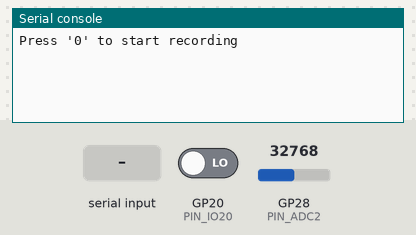
Bench run of a program on a simulated Raspberry Pi Pico running MicroPython. Parts: the last lines printed to the serial console. The inputs (shaded band) are chosen by the test bench; at power-on: GP20 (PIN_IO20) LOW, GP28 (PIN_ADC2) = 32768 (analog values on the 0–65535 scale). Files the program writes start out absent.

Above: at 1.2 s.
1.3 s: "5" typed at the serial console, then Enter
At 2.5 s:
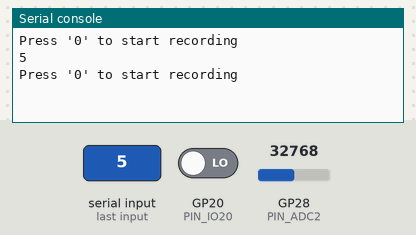
2.8 s: "0" typed at the serial console, then Enter
At 3.6 s:
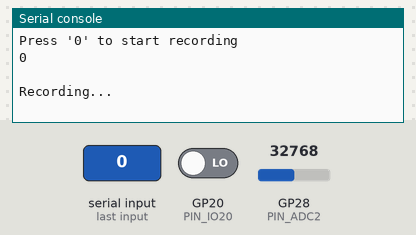

The program:

datacollect.py
```python
# (licence header left out)
from machine import ADC
from machine import Pin
import time
import os

# Declare Constants
PIN_ADC0 = ADC(26)
PIN_ADC2 = ADC(28)
PIN_IO20 = Pin(20)
scale = 3.3/65536

# This code is based on the work by M. Thothadri https://www.instructables.com/Data-Logging-With-Raspberry-Pi-Pico/
# Two files are written:
# (1) participants.csv  | holds participant demographics per row
# (2) forceData.csv     | holds force time-series data per participant per row
cwd = os.getcwd()
fname_par = "participants.csv"
fname_data = "forceData.csv"

# Check if data file exists; if not, create file
if fname_data in os.listdir():
    file_data=open(fname_data,"a")
    file_data.write("\n")
else:
    file_data=open(fname_data,"w")

# Prompt user to start recording force data
Ts = 0.01  # sampling period: 10ms
start = 1
while start!=0:
    start = input("Press '0' to start recording\n")
    start = int(start)

print("")
if start==False:
    print("Recording...\n")
    while start==False:
        force = PIN_ADC2.read_u16()*scale   # units are in volts
        file_data.write(str(force)+",")
        time.sleep(Ts)    # sample every 5ms
        start = PIN_IO20.value()

outcome = input("Sent or Failed? (1/0):\n")
file_data.write(outcome+",")
file_data.close()   # file is closed
print("Force data added.\n\n")

# Check if participant file exists; if not, create file
if fname_par in os.listdir():
    file_par=open(fname_par,"a")
    file_par.write("\n")
else:
    file_par=open(fname_par,"w")

# Collect participant demographics
print("_____________________________\n")
print("Enter Participant Information\n")
w = input("Weight (lbs):\n")
grade_par = input("Skill level (V-Grade):\n")
grade_route = input("Route V-Grade:\n")
sequence = input("Limb(s) Sensed (RH,LH,RF,LF)?\n")
attempt = input("Attempt Number:\n")
outcome = input("Sent or Fell?:\n")

# Write the demographic info
file_par.write(w+","+grade_par+","+grade_route+","+sequence+","+attempt+","+outcome+",")
file_par.close()			# The file is closed
print("Participant information added.")
```

Measured:
- after the input at 1.3 s, the serial console: prints a new line at once (image 1)
- after the input at 2.8 s, the serial console: prints a new line at once (image 2)
